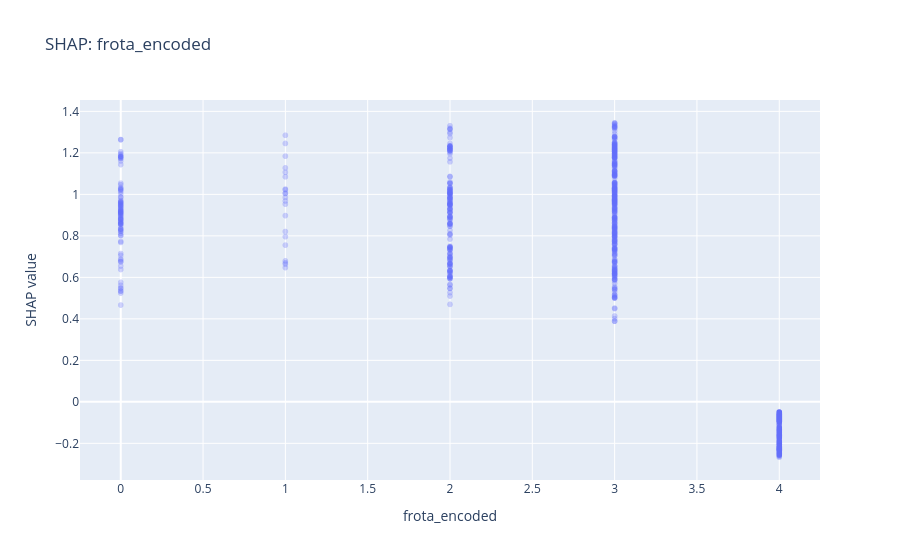
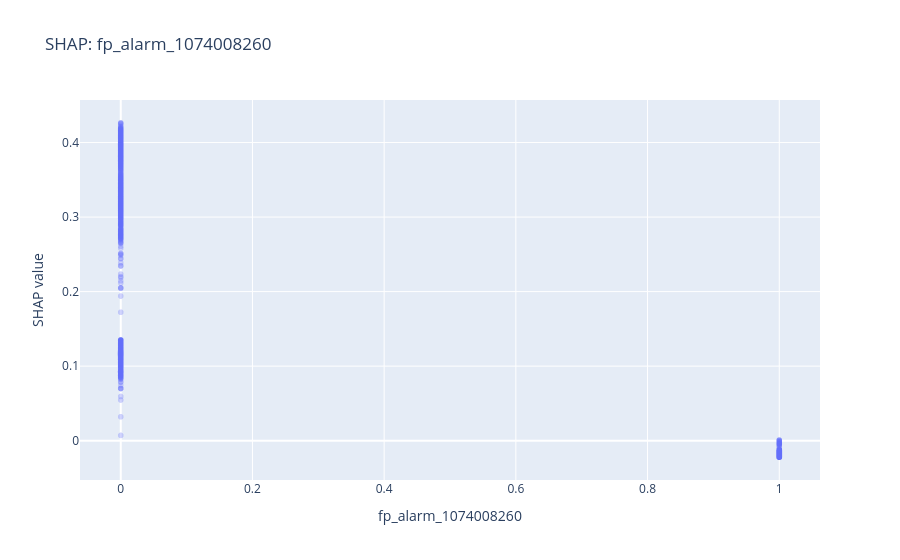
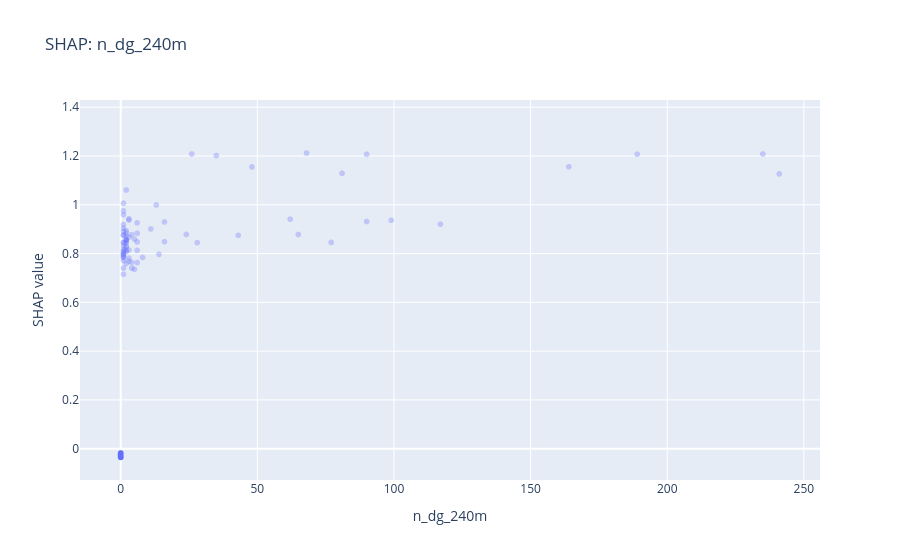
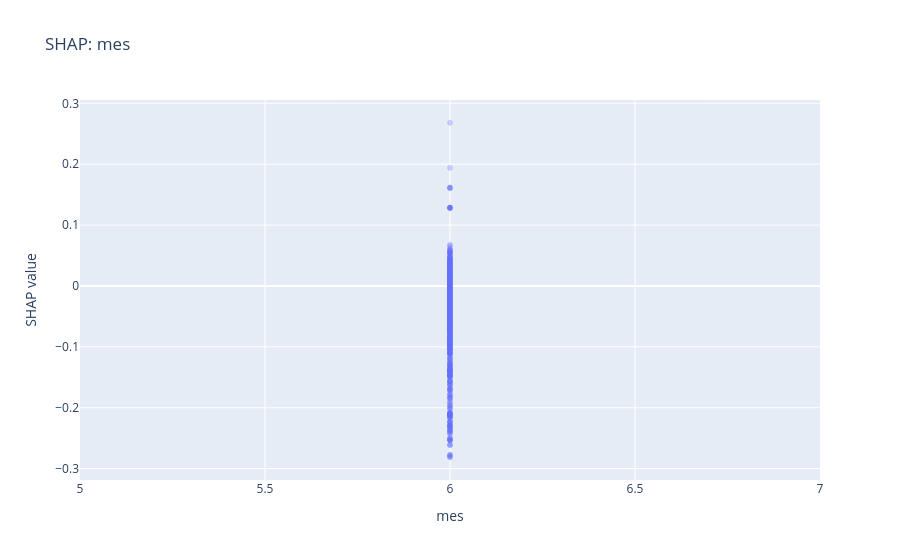

The cell these charts' notebook holds for them, in order:
### Code cell
# SHAP beeswarm-style: scatter dos valores SHAP vs feature value (top-10)
top10_features = mean_abs_shap.head(10).index.tolist()

for feat in top10_features[:5]:  # primeiras 5 para não sobrecarregar o notebook
    feat_idx = list(X_shap.columns).index(feat)
    shap_col = shap_vals[:, feat_idx]
    feat_values = X_shap[feat].values

    fig_s = px.scatter(
        x=feat_values, y=shap_col,
        opacity=0.3,
        labels={'x': feat, 'y': 'SHAP value'},
        title=f'SHAP: {feat}',
    )
    fig_s.show()

### Figure 1 — Plotly figure (JSON) as saved in the notebook; plotly's stock layout.template omitted (floating-point values rounded to 4 significant figures; data arrays with more than 128 entries replaced by an {"elided": "..."} marker saying what was removed)
{"data": [{"hovertemplate": "frota_encoded=%{x}<br>SHAP value=%{y}<extra></extra>", "legendgroup": "", "marker": {"color": "#636efa", "opacity": 0.3, "symbol": "circle"}, "mode": "markers", "name": "", "showlegend": false, "type": "scattergl", "x": {"elided": "10000 float values"}, "xaxis": "x", "y": {"elided": "10000 float values"}, "yaxis": "y"}], "layout": {"legend": {"tracegroupgap": 0}, "title": {"text": "SHAP: frota_encoded"}, "xaxis": {"anchor": "y", "domain": [0.0, 1.0], "title": {"text": "frota_encoded"}}, "yaxis": {"anchor": "x", "domain": [0.0, 1.0], "title": {"text": "SHAP value"}}}}

### Figure 2 — Plotly figure (JSON) as saved in the notebook; plotly's stock layout.template omitted (floating-point values rounded to 4 significant figures; data arrays with more than 128 entries replaced by an {"elided": "..."} marker saying what was removed)
{"data": [{"hovertemplate": "fp_alarm_1074008260=%{x}<br>SHAP value=%{y}<extra></extra>", "legendgroup": "", "marker": {"color": "#636efa", "opacity": 0.3, "symbol": "circle"}, "mode": "markers", "name": "", "showlegend": false, "type": "scattergl", "x": {"elided": "10000 float values"}, "xaxis": "x", "y": {"elided": "10000 float values"}, "yaxis": "y"}], "layout": {"legend": {"tracegroupgap": 0}, "title": {"text": "SHAP: fp_alarm_1074008260"}, "xaxis": {"anchor": "y", "domain": [0.0, 1.0], "title": {"text": "fp_alarm_1074008260"}}, "yaxis": {"anchor": "x", "domain": [0.0, 1.0], "title": {"text": "SHAP value"}}}}

### Figure 3 — Plotly figure (JSON) as saved in the notebook; plotly's stock layout.template omitted (floating-point values rounded to 4 significant figures; data arrays with more than 128 entries replaced by an {"elided": "..."} marker saying what was removed)
{"data": [{"hovertemplate": "n_dg_240m=%{x}<br>SHAP value=%{y}<extra></extra>", "legendgroup": "", "marker": {"color": "#636efa", "opacity": 0.3, "symbol": "circle"}, "mode": "markers", "name": "", "showlegend": false, "type": "scattergl", "x": {"elided": "10000 float values"}, "xaxis": "x", "y": {"elided": "10000 float values"}, "yaxis": "y"}], "layout": {"legend": {"tracegroupgap": 0}, "title": {"text": "SHAP: n_dg_240m"}, "xaxis": {"anchor": "y", "domain": [0.0, 1.0], "title": {"text": "n_dg_240m"}}, "yaxis": {"anchor": "x", "domain": [0.0, 1.0], "title": {"text": "SHAP value"}}}}

### Figure 4 — Plotly figure (JSON) as saved in the notebook; plotly's stock layout.template omitted (floating-point values rounded to 4 significant figures; data arrays with more than 128 entries replaced by an {"elided": "..."} marker saying what was removed)
{"data": [{"hovertemplate": "mes=%{x}<br>SHAP value=%{y}<extra></extra>", "legendgroup": "", "marker": {"color": "#636efa", "opacity": 0.3, "symbol": "circle"}, "mode": "markers", "name": "", "showlegend": false, "type": "scattergl", "x": {"elided": "10000 float values"}, "xaxis": "x", "y": {"elided": "10000 float values"}, "yaxis": "y"}], "layout": {"legend": {"tracegroupgap": 0}, "title": {"text": "SHAP: mes"}, "xaxis": {"anchor": "y", "domain": [0.0, 1.0], "title": {"text": "mes"}}, "yaxis": {"anchor": "x", "domain": [0.0, 1.0], "title": {"text": "SHAP value"}}}}
